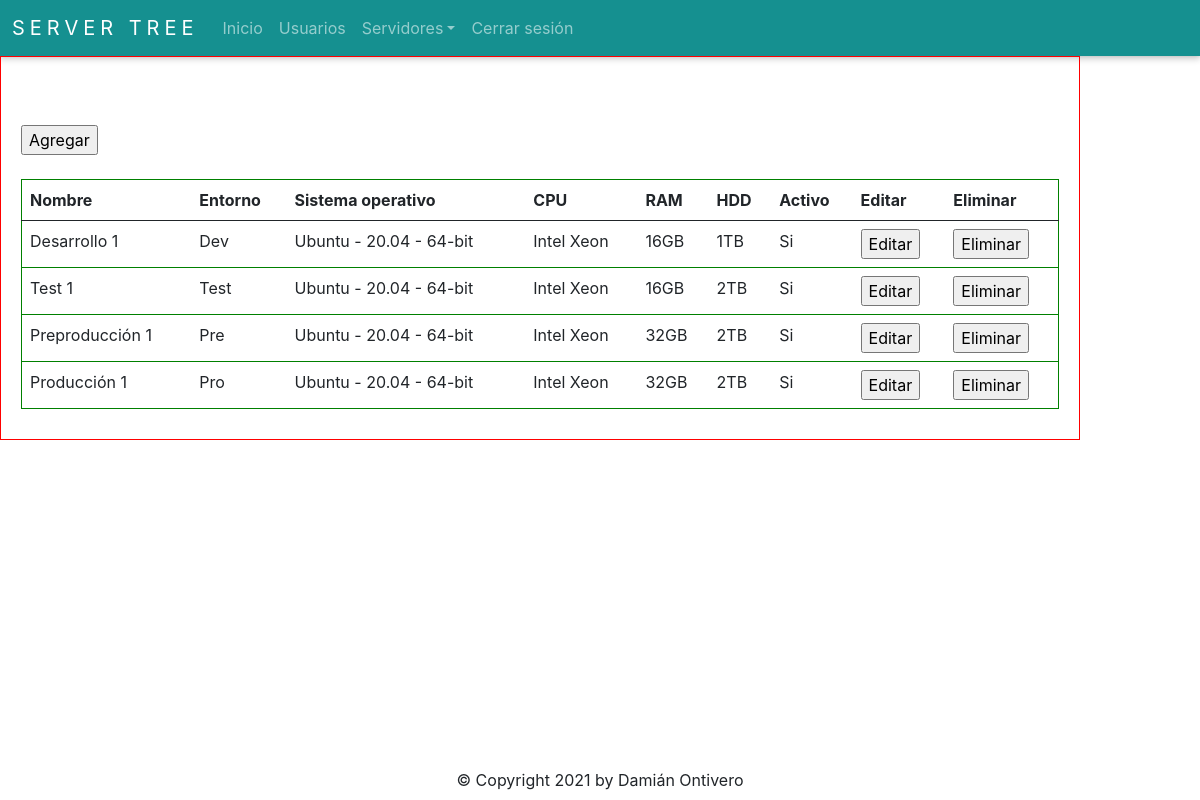
The app's page /server/get_server (signed in) with its own data.
### app/server/models.py (models this page shows, shortened)
class Server(db.Model):
    __tablename__ = 'Servers'
    id = db.Column(db.Integer, autoincrement=True, primary_key=True)
    name = db.Column(db.String(50), nullable=False)
    environment_id = db.Column(db.Integer, db.ForeignKey('Environments.id'), nullable=False)
    operating_system_id = db.Column(db.Integer, db.ForeignKey('OperatingSystems.id'), nullable=False)
    cpu = db.Column(db.String(50), nullable=False)
    ram = db.Column(db.String(50), nullable=False)
    hdd = db.Column(db.String(50), nullable=False)
    is_active = db.Column(db.Boolean, default=True)

class Environment(db.Model):
    __tablename__ = 'Environments'
    id = db.Column(db.Integer, autoincrement=True, primary_key=True)
    name = db.Column(db.String(50), nullable=False)

class OperatingSystem(db.Model):
    __tablename__ = 'OperatingSystems'
    id = db.Column(db.Integer, autoincrement=True, primary_key=True)
    name = db.Column(db.String(50), nullable=False)
    version = db.Column(db.String(50), nullable=False)
    architect = db.Column(db.String(6), nullable=False)

### app/server/routes.py (the view)
@server_bp.route('/get_server', methods=['GET', 'POST'])
@login_required
def get_server():
    data = db.session.query(Server, Environment, OperatingSystem).join(Environment, OperatingSystem).all()
    return render_template('get-server.html', data=data)

### app/auth/models.py (called while the page is built)
    @staticmethod
    def get_by_id(id):
        return User.query.get(id)

### app/auth/routes.py (called while the page is built)
@login_manager.user_loader
def load_user(user_id):
    return User.get_by_id(int(user_id))

### app/server/templates/get-server.html (shortened to what this page needs)
{% extends 'base.html' %}
{% block content %}
<br>
<br>
<div>
    <form action="{{ url_for('server.add_server')}}">
      <input type="submit" value="Agregar"/>
    </form>
</div>
<table class="table table-hover">
  <thead>
    <tr>
      <th>Nombre</th>
      <th>Entorno</th>
      <th>Sistema operativo</th>
      <th>CPU</th>
      <th>RAM</th>
      <th>HDD</th>
      <th>Activo</th>
      <th>Editar</th>
      <th>Eliminar</th>
    </tr>
  </thead>
  <tbody>
    {% for server, env, os in data %}
      <tr>
        <td>{{ server.name }}</td>
        <td>{{ env.name }}</td>
        <td>{{ os.name + ' - ' + os.version + ' - ' + os.architect }}</td>
        <td>{{ server.cpu }}</td>
        <td>{{ server.ram }}</td>
        <td>{{ server.hdd }}</td>
        <td>
          {% if server.is_active == 0 %}
            No
          {% elif server.is_active == 1  %}
            Si
          {% endif %}
        </td>
        <td>
          <form action="{{ url_for('server.edit_server', server_id=server.id) }}">
            <input type="submit" value="Editar"/>
          </form>
        </td>
        <td>
          <form action="{{ url_for('server.delete_server', server_id=server.id) }}">
            <input type="submit" value="Eliminar"/>
          </form>
        </td>
      </tr>
    {% endfor %}
  </tbody>
</table>
{% endblock %}

### app/static/style.css (style rules this page uses)
* { text-decoration: none; font-family: -apple-system, BlinkMacSystemFont, 'Segoe UI', Roboto, Oxygen, Ubuntu, Cantarell, 'Open Sans', 'Helvetica Neue', sans-serif; }
html, body { margin: 0; padding: 0; width: 100%; height: 100%; position: relative; }
.container-base .table { margin-bottom: 10px; border: 1px solid green; }

### records on screen
Server: name "Desarrollo 1", name "Dev", architect "Ubuntu - 20.04 - 64-bit", cpu "Intel Xeon", ram "16GB", hdd "1TB", is_active "Si"
Server: name "Test 1", name "Test", architect "Ubuntu - 20.04 - 64-bit", cpu "Intel Xeon", ram "16GB", hdd "2TB", is_active "Si"
Server: name "Preproducción 1", name "Pre", architect "Ubuntu - 20.04 - 64-bit", cpu "Intel Xeon", ram "32GB", hdd "2TB", is_active "Si"
Server: name "Producción 1", name "Pro", architect "Ubuntu - 20.04 - 64-bit", cpu "Intel Xeon", ram "32GB", hdd "2TB", is_active "Si"
